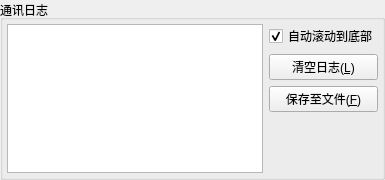
       <widget class="QGroupBox" name="grp_Log">
        <property name="sizePolicy">
         <sizepolicy hsizetype="Preferred" vsizetype="Fixed">
          <horstretch>0</horstretch>
          <verstretch>0</verstretch>
         </sizepolicy>
        </property>
        <property name="minimumSize">
         <size>
          <width>0</width>
          <height>160</height>
         </size>
        </property>
        <property name="maximumSize">
         <size>
          <width>16777215</width>
          <height>180</height>
         </size>
        </property>
        <property name="title">
         <string>通讯日志</string>
        </property>
        <layout class="QHBoxLayout" name="horizontalLayout_Log">
         <property name="leftMargin">
          <number>4</number>
         </property>
         <property name="topMargin">
          <number>4</number>
         </property>
         <property name="rightMargin">
          <number>4</number>
         </property>
         <property name="bottomMargin">
          <number>4</number>
         </property>
         <item>
          <widget class="QPlainTextEdit" name="txt_Log">
           <property name="readOnly">
            <bool>true</bool>
           </property>
           <property name="plainText">
            <string/>
           </property>
          </widget>
         </item>
         <item>
          <layout class="QVBoxLayout" name="verticalLayout_LogCtrl">
           <item>
            <widget class="QCheckBox" name="chk_AutoScroll">
             <property name="text">
              <string>自动滚动到底部</string>
             </property>
             <property name="checked">
              <bool>true</bool>
             </property>
            </widget>
           </item>
           <item>
            <widget class="QPushButton" name="btn_ClearLog">
             <property name="text">
              <string>清空日志(&amp;L)</string>
             </property>
            </widget>
           </item>
           <item>
            <widget class="QPushButton" name="btn_SaveLogFile">
             <property name="text">
              <string>保存至文件(&amp;F)</string>
             </property>
            </widget>
           </item>
           <item>
            <spacer name="verticalSpacer_Log">
             <property name="orientation">
              <enum>Qt::Orientation::Vertical</enum>
             </property>
             <property name="sizeHint" stdset="0">
              <size>
               <width>20</width>
               <height>40</height>
              </size>
             </property>
            </spacer>
           </item>
          </layout>
         </item>
        </layout>
       </widget>
